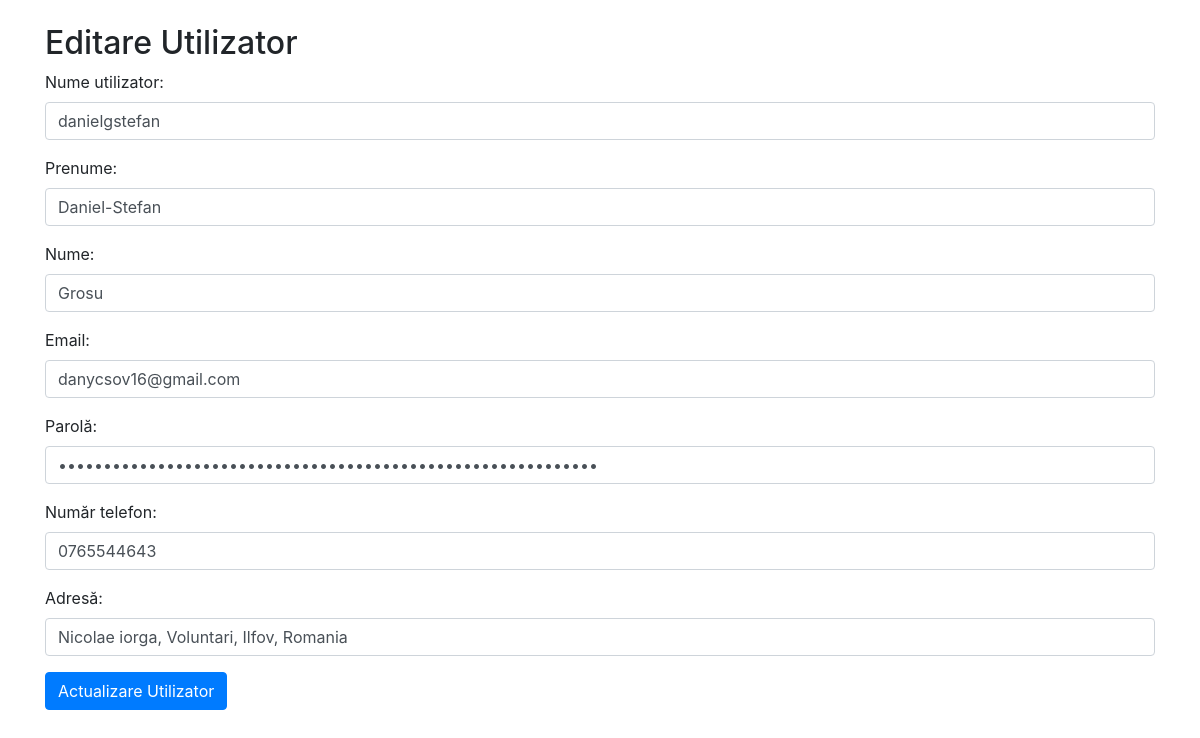
Screenshot of /admin/editU.php?id=3 with the database file from the repository.
### tables this page shows
CREATE TABLE `user` (
  `user_id` int(11) NOT NULL,
  `first_name` varchar(100) NOT NULL,
  `last_name` varchar(100) NOT NULL,
  `email` varchar(50) NOT NULL,
  `password` varchar(255) NOT NULL,
  `pnumber` varchar(20) NOT NULL,
  `address` text NOT NULL,
  `registerdate` datetime NOT NULL DEFAULT current_timestamp(),
  `username` varchar(100) NOT NULL,
  `user_image` varchar(255) NOT NULL,
  `user_ip` varchar(100) NOT NULL
);

### admin/editU.php (the view, shortened to what this page needs)
<?php
if(isset($_GET['id'])) {
    $servername = 'localhost';
    $username = 'root';
    $password = '';
    $database = "mogds";
    $conn = new mysqli($servername, $username, $password, $database);
    $user_id = $_GET['id'];
    $sql = "SELECT * FROM user WHERE user_id=$user_id";
    $result = $conn->query($sql);
    if ($result->num_rows > 0) {
        $row = $result->fetch_assoc();
        $username = $row['username'];
        $first_name = $row['first_name'];
        $last_name = $row['last_name'];
        $email = $row['email'];
        $password = $row['password'];
        $pnumber = $row['pnumber'];
        $address = $row['address'];
    } else {
        echo "Utilizatorul nu există.";
        exit();
    }
} else {
    echo "ID utilizator lipsă.";
    exit();
}
?>
<!DOCTYPE html>
<html>
<head>
    <link rel="stylesheet" href="https://stackpath.bootstrapcdn.com/bootstrap/4.3.1/css/bootstrap.min.css">
</head>
<body>
    <div class="container">
        <h2 class="mt-4">Editare Utilizator</h2>
        <form method="POST" action="">
            <div class="form-group">
                <label for="username">Nume utilizator:</label>
                <input type="text" class="form-control" name="username" value="<?php echo $username; ?>" required>
            </div>
            <div class="form-group">
                <label for="first_name">Prenume:</label>
                <input type="text" class="form-control" name="first_name" value="<?php echo $first_name; ?>" required>
            </div>
            <div class="form-group">
                <label for="last_name">Nume:</label>
                <input type="text" class="form-control" name="last_name" value="<?php echo $last_name; ?>" required>
            </div>
            <div class="form-group">
                <label for="email">Email:</label>
                <input type="email" class="form-control" name="email" value="<?php echo $email; ?>" required>
            </div>
            <div class="form-group">
                <label for="password">Parolă:</label>
                <input type="password" class="form-control" name="password" value="<?php echo $password; ?>" required>
            </div>
            <div class="form-group">
                <label for="pnumber">Număr telefon:</label>
                <input type="text" class="form-control" name="pnumber" value="<?php echo $pnumber; ?>" required>
            </div>
            <div class="form-group">
                <label for="address">Adresă:</label>
                <input type="text" class="form-control" name="address" value="<?php echo $address; ?>" required>
            </div>
            <button type="submit" name="editUser" class="btn btn-primary">Actualizare Utilizator</button>
        </form>
    </div>
</body>
</html>

### rows the page displays
user: username "danielgstefan", first_name "Daniel-Stefan", last_name "Grosu", email "danycsov16@gmail.com", pnumber "0765544643", address "Nicolae iorga, Voluntari, Ilfov, Romania"
